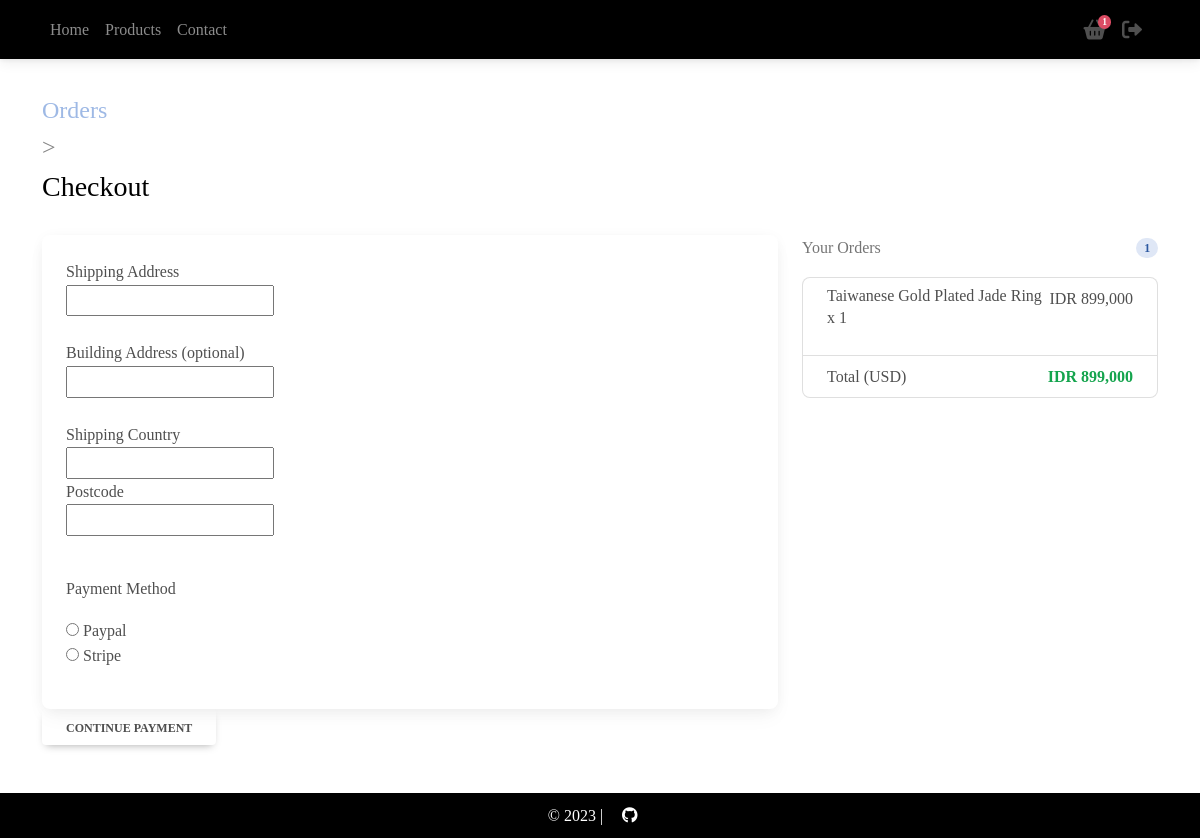
Screenshot of /checkout/ (signed in) with the database file from the repository.
### toko/models.py (models this page shows, shortened)
class Order(models.Model):
    user = models.ForeignKey(User, on_delete=models.CASCADE)
    produk_items = models.ManyToManyField(OrderProdukItem)
    tanggal_mulai = models.DateTimeField(auto_now_add=True)
    tanggal_order = models.DateTimeField(blank=True, null=True)
    ordered = models.BooleanField(default=False)
    alamat_pengiriman = models.ForeignKey('AlamatPengiriman', on_delete=models.SET_NULL, blank=True, null=True)
    payment = models.ForeignKey('Payment', on_delete=models.SET_NULL, blank=True, null=True)
    def get_total_harga_order(self):
        total = 0
        for order_produk_item in self.produk_items.all():
            total += order_produk_item.get_total_item_keseluruan()
        return total

class OrderProdukItem(models.Model):
    user = models.ForeignKey(User, on_delete=models.CASCADE)
    ordered = models.BooleanField(default=False)
    produk_item = models.ForeignKey(ProdukItem, on_delete=models.CASCADE)
    quantity = models.IntegerField(default=1)
    def get_total_harga_item(self):
        return self.quantity * self.produk_item.harga
    def get_total_item_keseluruan(self):
        if self.produk_item.harga_diskon:
            return self.get_total_harga_diskon_item()
        return self.get_total_harga_item()

class ProdukItem(models.Model):
    nama_produk = models.CharField(max_length=100)
    harga = models.FloatField()
    harga_diskon = models.FloatField(blank=True, null=True)
    slug = models.SlugField(unique=True)
    deskripsi = models.TextField()
    label = models.CharField(choices=PILIHAN_LABEL, max_length=4)
    kategori = models.CharField(choices=PILIHAN_KATEGORI, max_length=2)

### toko/views.py (the view, shortened to what this page needs)
# urls.py: path('checkout/', views.CheckoutView.as_view(), name='checkout'),
class CheckoutView(LoginRequiredMixin, generic.FormView):
    def get(self, *args, **kwargs):
        form = CheckoutForm()
        try:
            order = Order.objects.get(user=self.request.user, ordered=False)
            if order.produk_items.count() == 0:
                messages.warning(self.request, 'You have not added anything to your cart')
                return redirect('toko:home-produk-list')
        except ObjectDoesNotExist:
            order = {}
            messages.warning(self.request, 'You have not added anything to your cart')
            return redirect('toko:home-produk-list')
        context = {
            'form': form,
            'keranjang': order,
        }
        template_name = 'checkout.html'
        return render(self.request, template_name, context)

### toko/forms.py
class CheckoutForm(forms.Form):
    alamat_1 = forms.CharField(widget=forms.TextInput(attrs={'class': 'checkout-long'}))
    alamat_2 = forms.CharField(required=False, widget=forms.TextInput(attrs={'class': 'checkout-long'}))
    negara = CountryField(blank_label='(Choose Shipping Country)').formfield(widget=CountrySelectWidget(attrs={'class': 'checkout-short'}))
    kode_pos = forms.CharField(widget=forms.TextInput(attrs={'class': 'checkout-short' }))
    simpan_info_alamat = forms.BooleanField(widget=forms.CheckboxInput(), required=False)
    opsi_pembayaran = forms.ChoiceField(widget=forms.RadioSelect(), choices=PILIHAN_PEMBAYARAN)

### toko/templatetags/cart_template_tags.py (called while the page is built)
@register.filter
def total_produk_dikeranjang(user):
    if user.is_authenticated:
        query = Order.objects.filter(user=user, ordered=False)
        if query.exists():
            return query[0].produk_items.count()
    return 0

### ecomm/templates/checkout.html (shortened to what this page needs)
{% extends 'base.html' %}
{% load crispy_forms_tags %}
{% load humanize %}
{% block content%}
<main>
    <div class="container">
        <div class="row">
            <div class="col-12 mt-4 mb-4 flex-row">
                <a href="/order-summary" style="opacity: 0.7;">
                    <h4 style="opacity: 0.7;">Orders</h4>
                </a>
                <h4 style="opacity: 0.7;">></h4>
                <h3 style="color: black;">Checkout</h3>
            </div>
        </div>
        <form method="POST" name="formCheckout">
            <div class="row">
                <div class="col-md-8 mb-4">
                    <div class="card p-4">
                        <p class="mb-0">
                            Shipping Address
                        </p>
                        <div class="form-outline mb-4">
                            {{ form.alamat_1 }}
                        </div>
                        <p class="mb-0 wide">
                            Building Address (optional)
                        </p>
                        <div class="form-outline mb-4">
                            {{ form.alamat_2 }}
                        </div>
                        <div class="checkout-2">
                            <div class="checkout-child">
                                <p class="mb-0">
                                    Shipping Country
                                </p>
                                    <div class="form-outline">
                                    {{ form.negara }}
                                </div>
                            </div>
                            <div class="col-lg-4 col-md-12 mb-4">
                                <p class="mb-0 wide">
                                    Postcode
                                </p>
                                <div class="form-outline">
                                    {{ form.kode_pos }}
                                </div>
                            </div>
                        </div>
                        <div class="my-3">
                            <p>Payment Method</p>
                            {% for value, name in form.fields.opsi_pembayaran.choices %}
                            <div class="custom-radio">
                                <input class="form-custom-radio" type="radio" name="opsi_pembayaran" id="{{ name }}" value="{{ value }}" required>
                                <label class="custom-radio-label" for="{{ name }}">{{ name }}</label>
                            </div>
                            {% endfor %}
                        </div>
                    </div>
                    <button class="btn button-payment" type="submit" {% if order.get_total_harga_order <= 0 %}disabled{% endif %}><b>Continue Payment</b></button>
                </div>
                <div class="col-md-4 mb-4">
                    <p class="d-flex justify-content-between align-items-center mb-3">
                        <span class="text-muted">Your Orders</span>
                        <span class="badge rounded-pill badge-primary">{{ keranjang.produk_items.count }}</span>
                    </p>
                    <ul class="list-group mb-3">
                        {% for belanjaan in keranjang.produk_items.all %}
                        <li class="list-group-item d-flex justify-content-between">
                            <div>
                                <h6 class="my-0">{{ belanjaan.produk_item.nama_produk }}</h6>
                                <p>x {{ belanjaan.quantity }}</p>
                            </div>
                            {% if belanjaan.produk_item.harga_diskon %}
                            <div>
                                <s class="text-muted">IDR {{ belanjaan.get_total_harga_item|floatformat:0|intcomma }}</s><br/>
                                <span>IDR {{ belanjaan.get_total_harga_diskon_item|floatformat:0|intcomma }}
                            </div>
                            {% else %}
                                IDR {{ belanjaan.get_total_harga_item|floatformat:0|intcomma }}
                            {% endif %}
                        </li>
                        {% endfor %}
                        <li class="list-group-item d-flex justify-content-between">
                            <span>Total (USD)</span>
                            <strong class="text-success">IDR {{ keranjang.get_total_harga_order|floatformat:0|intcomma }}</strong>
                        </li>
                    </ul>
                </div>
            </div>
        </form>
    </div>
</main>
{% endblock content %}

### ecomm/templates/base.html (shortened to what this page needs)
{% load static %}
{% load compress %}
<!DOCTYPE html>
<html lang="en">
    <head>
        <link
            rel="stylesheet"
            href="https://cdnjs.cloudflare.com/ajax/libs/font-awesome/6.0.0/css/all.min.css"
        />
        <link rel="stylesheet" href="{% static 'css/mdb.min.css' %}" />
        {% compress css %}
        <link type="text/x-scss" rel="stylesheet" href="{% static 'css/custom.scss' %}" />
        {% endcompress %}
    </head>
    <body>
        {% include 'navbar.html' %}
        <div class="mt-5 pt-4">
        </div>
        {% block content %} {% endblock content %} {% include 'footer.html' %}
    </body>
</html>

### ecomm/templates/navbar.html (shortened to what this page needs)
{% load cart_template_tags %}
<nav class="navbar fixed-top navbar-expand-lg navbar-dark bg-black">
    <div class="container">
        <div class="collapse navbar-collapse" id="navbarSupportedContent1">
        <ul class="navbar-nav me-auto mb-2 mb-lg-0">
            <li class="nav-item">
                <a class="nav-link {% if request.path == '/' %}active{% endif %}" href="/">Home</a>
            </li>
            <li class="nav-item">
                <a class="nav-link {% if request.path == '/products/' %}active{% endif %}" href="/products/">Products</a>
            </li>
            <li class="nav-item">
                <a class="nav-link {% if request.path == '/contact' %}active{% endif %}" href="/contact">Contact</a>
                </li>
        </ul>
        </div>
        <div class="d-flex align-items-center">
            {% if request.user.is_authenticated %}
                <a class="nav-link me-3" href="{% url 'toko:order-summary' %}">
                    <i class="fa-solid fa-lg fa-basket-shopping"></i>
                    <span class="badge rounded-pill badge-notification bg-danger">{{ request.user|total_produk_dikeranjang }}</span>
                </a>
                <a class="nav-link me-3" href="{% url 'account_logout' %}?next={{request.path}}">
                    <i class="fas fa-lg fa-right-from-bracket"></i>
                </a>
            {% endif %}
        </div>
    </div>
</nav>

### ecomm/templates/footer.html
<footer class="text-center text-white mt-4" style="background-color: black; bottom: 0;">
  © 2023 | <a href="https://github.com/nadiramei/ecommerce-wit" class="btn-link btn-floating btn-lg text-white"
    href="#!" role="button" data-mdb-ripple-color="dark"><i class="fab fa-github"></i></a>
</footer>

### ecomm/templates/scripts.html (shortened to what this page needs)
{% load static %}

### rows the page displays
Order: produk_items.count "1", get_total_harga_order "899,000"
OrderProdukItem: produk_item.nama_produk "Taiwanese Gold Plated Jade Ring", quantity "1", get_total_harga_item "899,000"

### other values shown
{{ request.user|total_produk_dikeranjang }} "1"
{{ name }} "Paypal" "Stripe"
